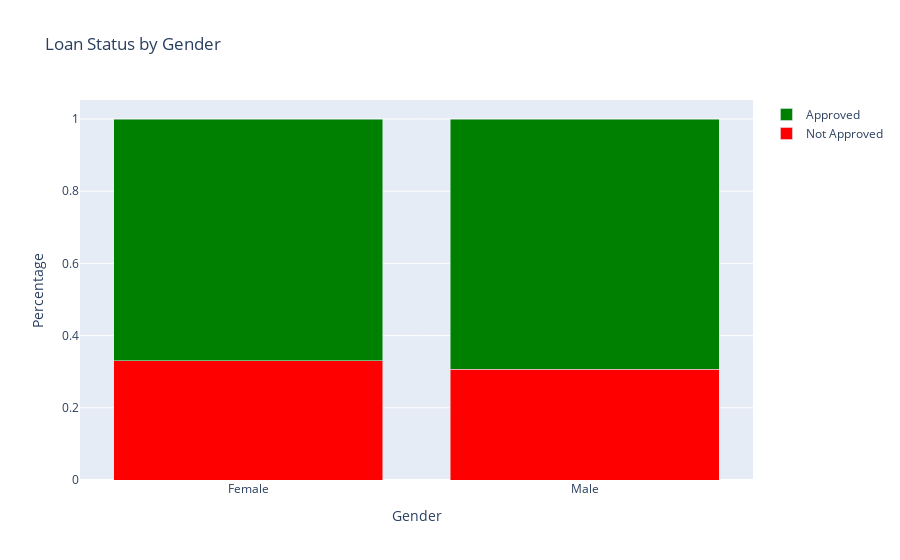

Notebook code cell kept with this figure:
### Markdown cell above
#### Loan Status by Gender

### Code cell
gender_loan_crosstab = pd.crosstab(train['Gender'], train['Loan_Status'])  #counts the occurences of each combination of genders and loan statuses

# Calculate the percentage distribution
gender_loan_percentage = gender_loan_crosstab.div(gender_loan_crosstab.sum(1).astype(float), axis=0)

#Now we reset the dataframe indices to make it suitable for further processing
gender_loan_percentage.reset_index(inplace=True)

# Create traces for each loan status
trace_not_approved = go.Bar(
    x=gender_loan_percentage['Gender'],
    y=gender_loan_percentage['N'],
    name='Not Approved',
    marker=dict(color='red')
)

trace_approved = go.Bar(
    x=gender_loan_percentage['Gender'],
    y=gender_loan_percentage['Y'],
    name='Approved',
    marker=dict(color='green')
)

layout = go.Layout(
    title='Loan Status by Gender',
    xaxis=dict(title='Gender'),
    yaxis=dict(title='Percentage'),
    barmode='stack',
)

fig = go.Figure(data=[trace_not_approved, trace_approved],layout=layout)
fig.show()

### Figure 1 — Plotly figure (JSON) as saved in the notebook; plotly's stock layout.template omitted (floating-point values rounded to 4 significant figures)
{"data": [{"marker": {"color": "red"}, "name": "Not Approved", "type": "bar", "x": ["Female", "Male"], "y": [0.3304, 0.3067]}, {"marker": {"color": "green"}, "name": "Approved", "type": "bar", "x": ["Female", "Male"], "y": [0.6696, 0.6933]}], "layout": {"barmode": "stack", "title": {"text": "Loan Status by Gender"}, "xaxis": {"title": {"text": "Gender"}}, "yaxis": {"title": {"text": "Percentage"}}}}
